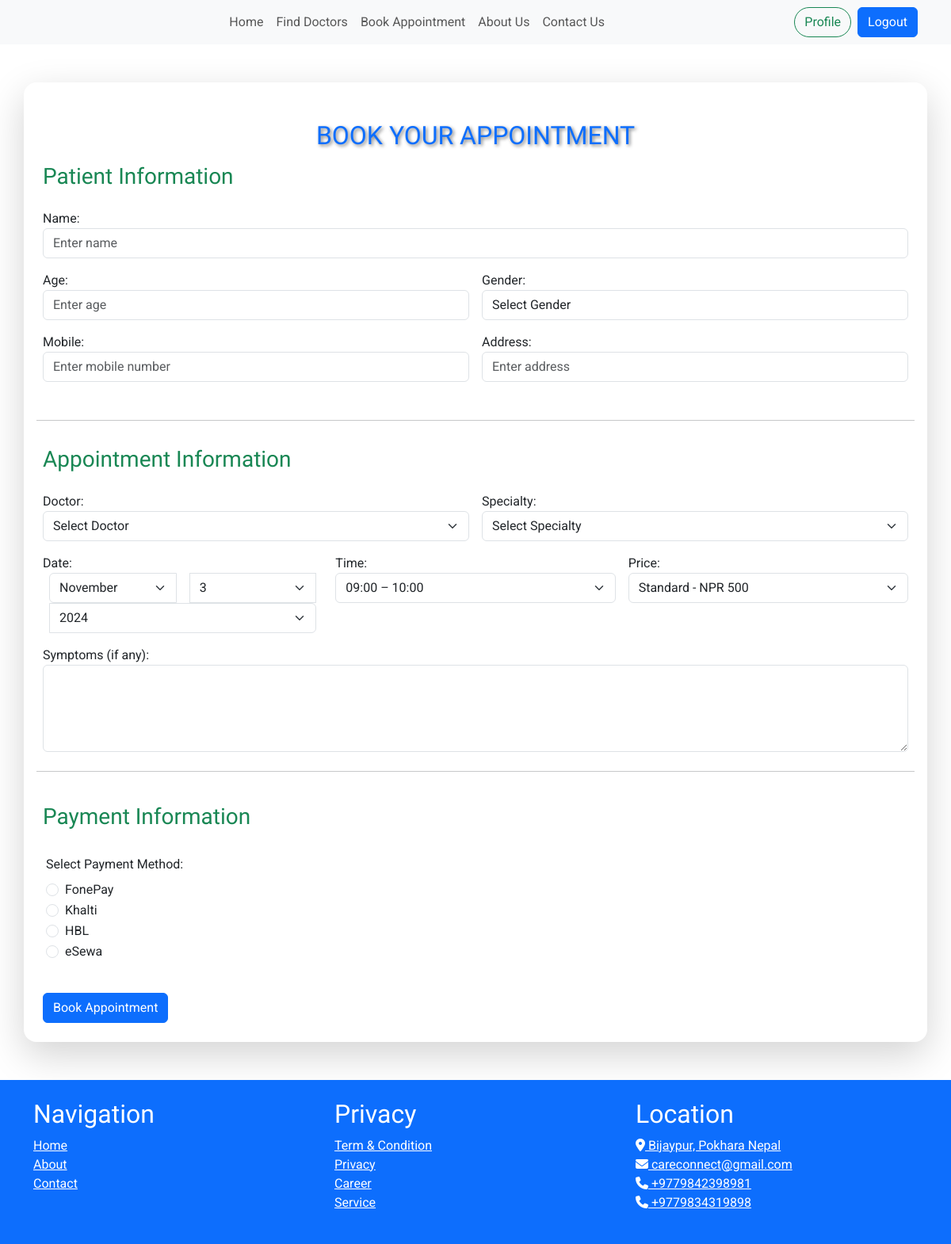
The app's page /appointment/book-appointment/ (signed in), older data.
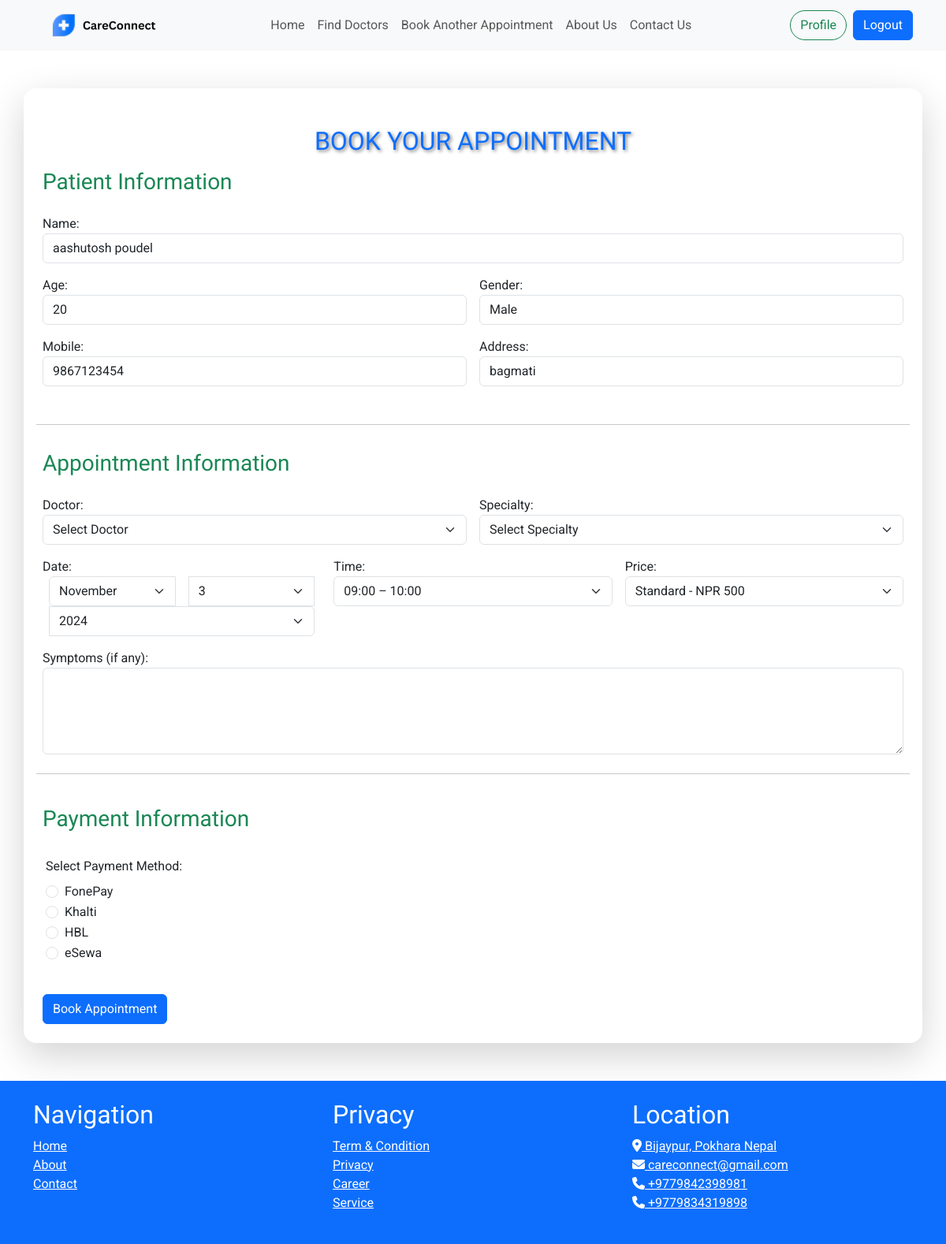
The same page, newer data.
### cms/models.py (models this page shows, shortened)
class StaticFile(models.Model):
    name = models.CharField(max_length=255)
    image = models.ImageField(upload_to='static_files/')

### patients/models.py (models this page shows, shortened)
class Patient(models.Model):
    GENDER_CHOICES = [
        ('male', 'Male'),
        ('female', 'Female'),
        ('other', 'Other'),
    ]
    id = models.AutoField(primary_key=True)
    user = models.OneToOneField(User, on_delete=models.CASCADE, null=True)
    name = models.CharField(max_length=50)
    age = models.IntegerField(null=True)
    gender = models.CharField(max_length=10, choices=GENDER_CHOICES)
    mobile = models.CharField(max_length=15)
    address = models.CharField(max_length=100)

### appointments/views.py (the view)
# urls.py: path('book-appointment/', views.book_appointment, name='book_appointment'),
@login_required
def book_appointment(request):
    patient = Patient.objects.filter(user=request.user).first()
    if request.method == 'POST':
        patient_form = PatientForm(request.POST, instance=patient)  # Link the form to the existing patient if it exists
        appointment_form = AppointmentForm(request.POST, show_patient_field=False)
        if appointment_form.is_valid():
            if not patient:
                if patient_form.is_valid():
                    patient = patient_form.save(commit=False)
                    patient.user = request.user  # Link patient to the logged-in user
                    patient.save()  # Save the new patient
                    messages.success(request, "Patient profile created successfully.")
                else:
                    messages.error(request, "Invalid patient information.")
                    return render(request, 'appointments/book_appointment.html', {
                        'patient_form': patient_form,
                        'appointment_form': appointment_form,
                    })
            appointment = appointment_form.save(commit=False)
            appointment.patient = patient  # Associate the appointment with the patient
            appointment.save()  # Save the appointment
            messages.success(request, 'Appointment created successfully. You will be redirected to checkout.')
            return redirect(reverse('payment:checkout', args=[appointment.patient.id, appointment.get_price_in_npr()]))
        else:
            request.session['appointment_form_data'] = request.POST
            request.session['patient_form_data'] = request.POST
    else:
        appointment_form_data = request.session.get('appointment_form_data')
        patient_form_data = request.session.get('patient_form_data')
        if appointment_form_data:
            appointment_form = AppointmentForm(appointment_form_data, show_patient_field=False)
        else:
            initial_data = {}
            if doctor_id := request.GET.get('doctor_id'):
                initial_data['doctor'] = Doctor.objects.get(pk=doctor_id)
            if speciality_id := request.GET.get('speciality_id'):
                initial_data['specialty'] = Speciality.objects.get(pk=speciality_id)
            appointment_form = AppointmentForm(initial=initial_data, show_patient_field=False)
        if patient_form_data:
            patient_form = PatientForm(patient_form_data)
        else:
            patient_form = PatientForm(instance=patient)
    context = {
        'patient_form': patient_form,
        'appointment_form': appointment_form,
        'doctors': Doctor.objects.all(),
        'specialities': Speciality.objects.all(),
    }
    return render(request, 'appointments/book_appointment.html', context)

### patients/forms.py
class PatientForm(forms.ModelForm):
    gender_choices = [('', 'Select Gender'), ('male', 'Male'), ('female', 'Female'), ('other', 'Other')]
    gender = forms.ChoiceField(choices=gender_choices, widget=forms.Select(attrs={'class': 'form-control'}))
    class Meta:
        model = Patient
        fields = ['name', 'age', 'gender', 'mobile', 'address']
        widgets = {
            'name': forms.TextInput(attrs={'class': 'form-control', 'placeholder': 'Enter name'}),
            'age': forms.NumberInput(attrs={'class': 'form-control', 'placeholder': 'Enter age'}),
            'mobile': forms.TextInput(attrs={'class': 'form-control', 'placeholder': 'Enter mobile number'}),
            'address': forms.TextInput(attrs={'class': 'form-control', 'placeholder': 'Enter address'}),
        }

### cms/context_processors.py (called while the page is built)
def logo_processor(request):
    logo = StaticFile.objects.filter(name='logo').first()
    return {
        'logo': logo,
    }

### cms/models.py (called while the page is built)
    def __str__(self):
        return self.name

### doctors/models.py (called while the page is built)
    def __str__(self):
        return self.name

### templates/appointments/book_appointment.html (shortened to what this page needs)
{% extends 'cms/base.html' %}
{% load static %}
{% block content %}
<div class="container my-5 p-4 shadow-lg rounded-4">
    <h2 class="text-center text-primary my-4 text-shadow">BOOK YOUR APPOINTMENT</h2>
    <form method="post" action="{% url 'appointment:book_appointment' %}" class="row g-3">
        <h3 class="my-2 text-success">Patient Information</h3>
        <div class="col-md-12">
            {{ patient_form.name.label_tag }}
            {{ patient_form.name }}
        </div>
        <div class="col-md-6">
            {{ patient_form.age.label_tag }}
            {{ patient_form.age }}
        </div>
        <div class="col-md-6">
            {{ patient_form.gender.label_tag }}
            {{ patient_form.gender }}
        </div>
        <div class="col-md-6">
            {{ patient_form.mobile.label_tag }}
            {{ patient_form.mobile }}
        </div>
        <div class="col-md-6 mb-4">
            {{ patient_form.address.label_tag }}
            {{ patient_form.address }}
        </div>
        <hr class="my-4">
        <h3 class="text-success my-2">Appointment Information</h3>
        <div class="col-md-6">
            {{ appointment_form.doctor.label_tag }}
            {{ appointment_form.doctor }}
        </div>
        <div class="col-md-6">
            {{ appointment_form.specialty.label_tag }}
            {{ appointment_form.specialty }}
        </div>
        <div class="col-md-4">
            {{ appointment_form.appointment_date.label_tag }}
            <div class="input-group">
                {{ appointment_form.appointment_date }}
            </div>
        </div>
        <div class="col-md-4">
            {{ appointment_form.appointment_time.label_tag }}
            {{ appointment_form.appointment_time }}
        </div>
        <div class="col-md-4">
            {{ appointment_form.price_category.label_tag }}
            {{ appointment_form.price_category }}
        </div>
        <div class="col-md-12">
            <label for="symptom_description">{{ appointment_form.symptom_description.label_tag }}</label><br>
            {{ appointment_form.symptom_description }}
        </div>
        <hr class="my-4">
        <h3 class="text-success my-3">Payment Information</h3>
        <div class="container mt-3">
            <div class="col-md-12 mb-4">
                <label for="payment_method" class="form-label">Select Payment Method:</label>
                {% for value, label in appointment_form.payment_method.field.choices %}
                <div class="form-check">
                    <input class="form-check-input" type="radio" id="{{ value }}"
                        name="{{ appointment_form.payment_method.name }}" value="{{ value }}">
                    <label class="form-check-label" for="{{ value }}">
                        {{ label }}
                    </label>
                </div>
                {% endfor %}
            </div>
        </div>
        <div class="col-md-12 d-flex justify-content-between">
            <button type="submit" class="btn btn-primary">Book Appointment</button>
        </div>
    </form>
</div>
{% endblock %}

### templates/cms/base.html (shortened to what the changed rows need)
<!DOCTYPE html>
<html lang="en">
<head>
    {% load static %}
    <link href="https://cdn.jsdelivr.net/npm/bootstrap@5.3.3/dist/css/bootstrap.min.css" rel="stylesheet"
>
    <link href="{% static 'css/style.css' %}" rel="stylesheet">
</head>
<body class="d-flex flex-column min-vh-100">
    <header class="header_section sticky-top">
        <nav class="navbar navbar-expand-lg navbar-light bg-light">
            <div class="container">
                <a class="navbar-brand" href="/">
                    {% if logo %}
                    <img src="{{ logo.image.url }}" alt="केयरकनेक्ट" style="height: 38px;">
                    {% endif %}
                </a>
                <div class="offcanvas offcanvas-end" tabindex="-1" id="offcanvasNavbar"
                    aria-labelledby="offcanvasNavbarLabel">
                    <div class="offcanvas-body">
                        <ul class="navbar-nav mx-auto mt-2 mt-lg-0">
                            {% if user.is_authenticated %}
                            {% if request.user.is_staff %}
                            <li class="nav-item">
                                <a class="nav-link" href="{% url 'home' %}">Dashboard</a>
                            </li>
                            <li class="nav-item">
                                <div class="dropdown">
                                    <a class="nav-link dropdown-toggle" type="button" id="appointmentDropdown"
                                        data-bs-toggle="dropdown" aria-expanded="false">Appointments</a>
                                    <ul class="dropdown-menu" aria-labelledby="appointmentDropdown">
                                        <li><a class="dropdown-item" href="{% url 'appointment:appointment_list' %}">View
                                                Appointments</a></li>
                                        <li><a class="dropdown-item" href="{% url 'appointment:add_appointment' %}">Add
                                                Appointment</a>
                                        </li>
                                    </ul>
                                </div>
                            </li>
                            <li class="nav-item">
                                <div class="dropdown">
                                    <a class="nav-link dropdown-toggle" type="button" id="doctorDropdown"
                                        data-bs-toggle="dropdown" aria-expanded="false">Doctors</a>
                                    <ul class="dropdown-menu" aria-labelledby="doctorDropdown">
                                        <li><a class="dropdown-item" href="{% url 'doctor_list' %}">Doctor List</a></li>
                                        <li><a class="dropdown-item" href="{% url 'add_doctor' %}">Add Doctor</a></li>
                                    </ul>
                                </div>
                            </li>
                            <li class="nav-item">
                                <div class="dropdown">
                                    <a class="nav-link dropdown-toggle" type="button" id="patientDropdown"
                                        data-bs-toggle="dropdown" aria-expanded="false">Patients</a>
                                    <ul class="dropdown-menu" aria-labelledby="patientDropdown">
                                        <li><a class="dropdown-item" href="{% url 'patient_list' %}">Patient List</a>
                                        </li>
                                        <li><a class="dropdown-item" href="{% url 'add_patient' %}">Add Patient</a></li>
                                    </ul>
                                </div>
                            </li>
                            <li class="nav-item">
                                <div class="dropdown">
                                    <a class="nav-link dropdown-toggle" type="button" id="specialtyDropdown"
                                        data-bs-toggle="dropdown" aria-expanded="false">Specialty</a>
                                    <ul class="dropdown-menu" aria-labelledby="specialtyDropdown">
                                        <li><a class="dropdown-item" href="{% url 'specialty_list' %}">Specialty
                                                List</a>
                                        </li>
                                        <li><a class="dropdown-item" href="{% url 'add_specialty' %}">Add Specialty</a>
                                        </li>
                                    </ul>
                                </div>
                            </li>
                            {% else %}
                            {% if request.user.is_authenticated %}
                            {% with request.user.patient as patient %}
                            {% if patient %}
                            {% with patient.appointments.all as appointments %}
                            {% if appointments.count > 0 %}
                            <li class="nav-item">
                                <a class="nav-link" href="{% url 'appointment:book_another_appointment' %}">Book Another
                                    Appointment</a>
                            </li>
                            {% else %}
                            <li class="nav-item">
                                <a class="nav-link" href="{% url 'appointment:book_appointment' %}">Book Appointment</a>
                            </li>
                            {% endif %}
                            {% endwith %}
                            {% else %}
                            <li class="nav-item">
                                <a class="nav-link" href="{% url 'appointment:book_appointment' %}">Book Appointment</a>
                            </li>
                            {% endif %}
                            {% endwith %}
                            {% else %}
                            <li class="nav-item">
                                <a class="nav-link" href="{% url 'login' %}">Login to Book Appointment</a>
                            </li>
                            {% endif %}
                            {% endif %}
                            {% endif %}
                        </ul>
                    </div>
                </div>
            </div>
        </nav>
    </header>
    <main class="main flex-grow-1">
        {% block content %}
        {% endblock %}
    </main>
    <footer class="bg-primary text-white py-4">
        <div class="container">
            <div class="row">
                <div class="col-md-4">
                    <div class="sitemap">
                        <h2>Navigation</h2>
                    </div>
                </div>
                <div class="col-md-4">
                    <div class="privacy">
                        <h2>Privacy</h2>
                    </div>
                </div>
                <div class="col-md-4">
                    <div class="location">
                        <h2>Location</h2>
                    </div>
                </div>
            </div>
        </div>
    </footer>
</html>

Row changes from the older to the newer data that the page shows:
added StaticFile: image (picture)
added Patient: name "aashutosh poudel", age "20", gender "Male", mobile "9867123454", address "bagmati"
Text that changed along with them:
form field gender: "Select Gender" → (not shown)
text no longer shown: "Book Appointment"
text now shown: "Book Another Appointment"
